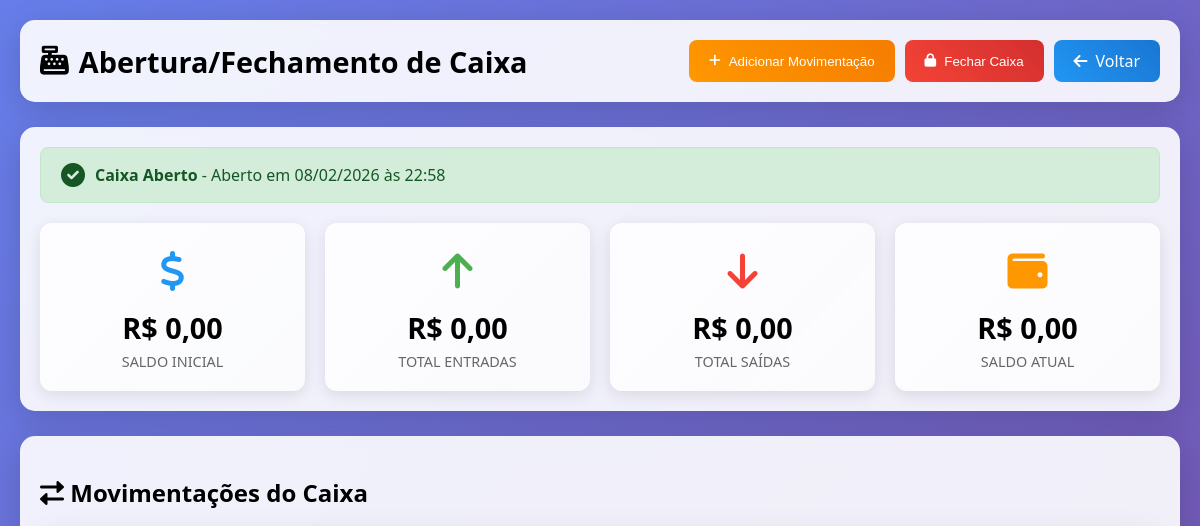
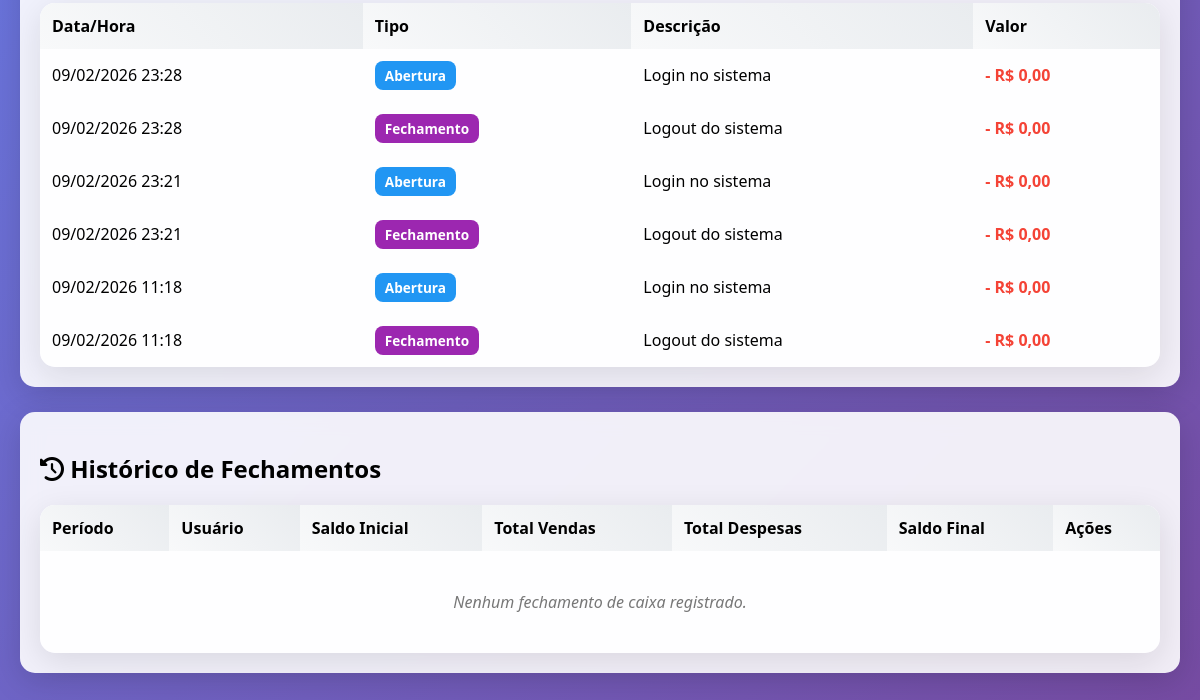
The app's page /modules/cashflow/index.php (signed in), older data (2 pictures, top to bottom).
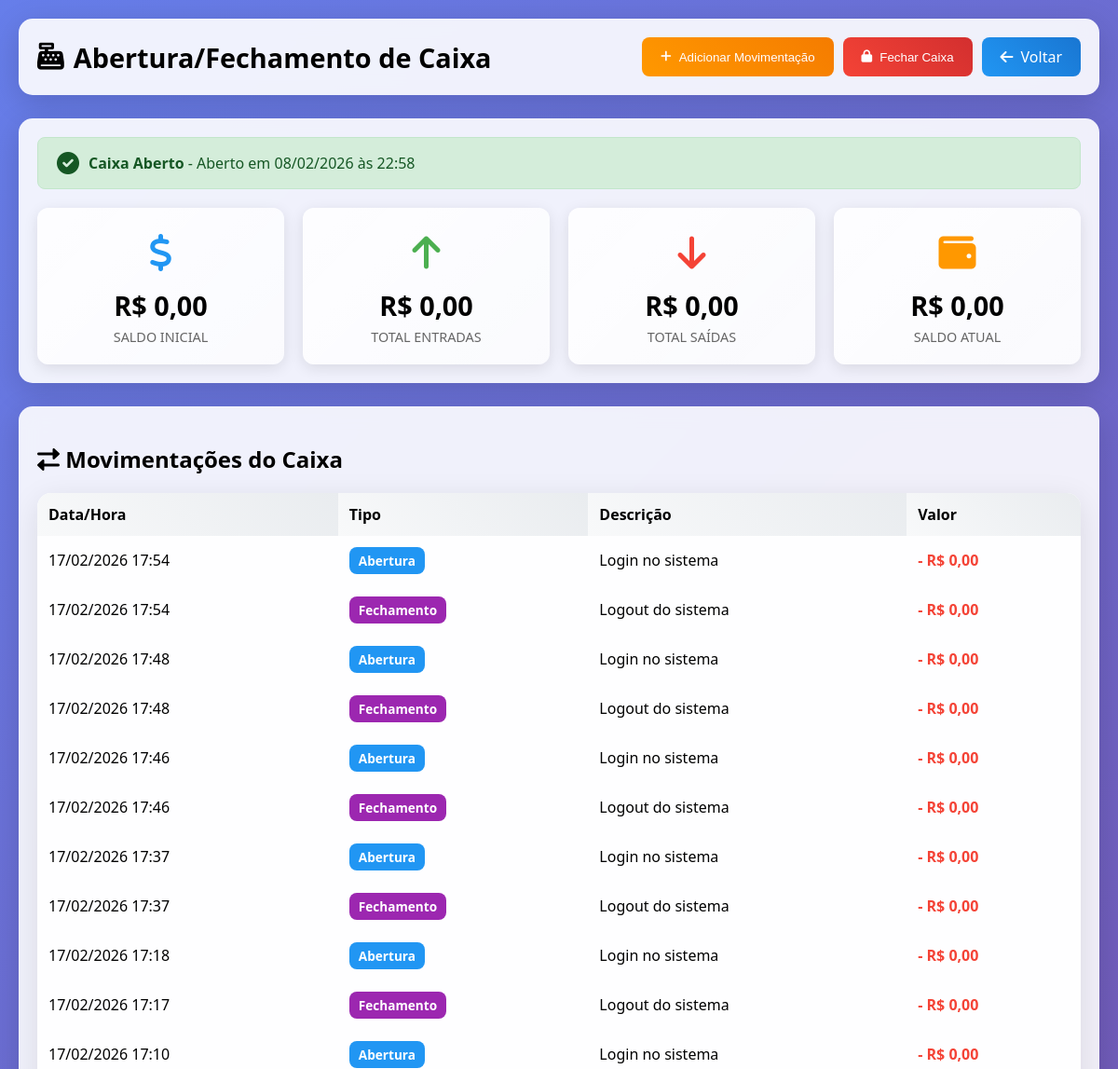
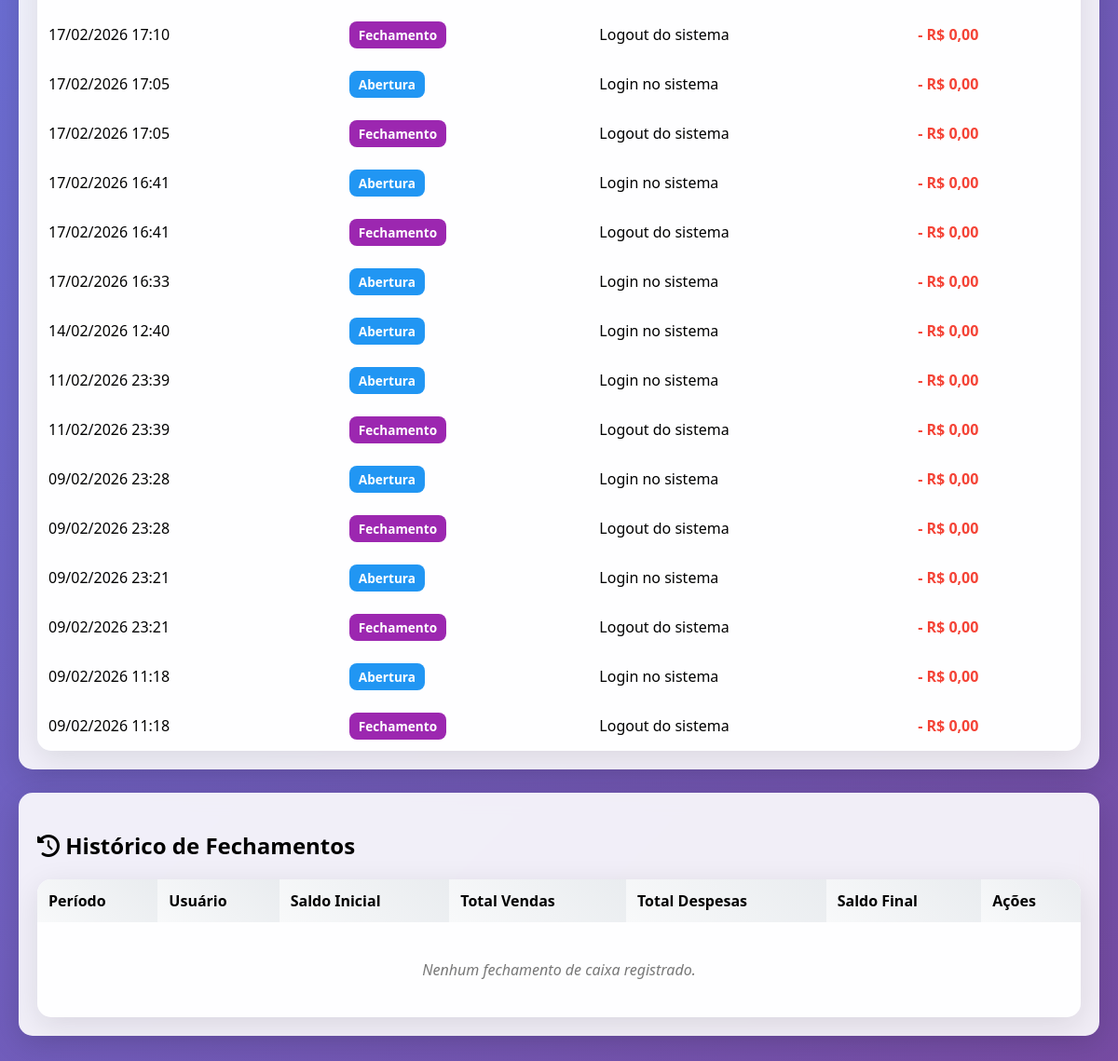
The same page, newer data (2 pictures, top to bottom).
### tables this page shows
CREATE TABLE `cash_flow` (
  `id` int(11) NOT NULL AUTO_INCREMENT,
  `user_id` int(11) NOT NULL,
  `type` enum('opening','sale','service','expense','closing') NOT NULL,
  `description` varchar(200) NOT NULL,
  `amount` decimal(10,2) NOT NULL,
  `reference_id` int(11) DEFAULT NULL,
  `reference_type` varchar(50) DEFAULT NULL,
  `created_at` timestamp NULL DEFAULT current_timestamp(),
  PRIMARY KEY (`id`),
  KEY `user_id` (`user_id`),
  KEY `type` (`type`),
  CONSTRAINT `cash_flow_ibfk_1` FOREIGN KEY (`user_id`) REFERENCES `users` (`id`)
);

### modules/cashflow/index.php (the view, shortened to what the changed rows need)
<?php
require_once('../../config/database.php');
$conn = $database->getConnection();
$stmt = $conn->prepare("
    SELECT * FROM cash_register
    WHERE user_id = ? AND status = 'open'
    ORDER BY opening_date DESC LIMIT 1
");
$stmt->execute([$_SESSION['user_id']]);
$current_register = $stmt->fetch(PDO::FETCH_ASSOC);
$movements = [];
if ($current_register) {
    $stmt = $conn->prepare("
        SELECT cf.*, u.name as user_name
        FROM cash_flow cf
        LEFT JOIN users u ON cf.user_id = u.id
        WHERE cf.created_at >= ?
        ORDER BY cf.created_at DESC
    ");
    $stmt->execute([$current_register['opening_date']]);
    $movements = $stmt->fetchAll(PDO::FETCH_ASSOC);
}
function traduzirTipo($type) {
    $map = [
        'sale' => 'Venda',
        'service' => 'Serviço',
        'entry' => 'Entrada',
        'expense' => 'Despesa',
        'opening' => 'Abertura',
        'closing' => 'Fechamento'
    ];
    return $map[$type] ?? ucfirst($type);
}
?>
<!DOCTYPE html>
<html lang="pt-BR">
<head>
<link href="https://cdnjs.cloudflare.com/ajax/libs/font-awesome/6.0.0/css/all.min.css" rel="stylesheet">
</head>
<body>
<div class="container">
    <div class="header">
        <h1><i class="fas fa-cash-register"></i> Abertura/Fechamento de Caixa</h1>
    </div>
    <?php if ($current_register): ?>
        <div class="movements-box">
            <h2 style="margin-bottom:20px;"><i class="fas fa-exchange-alt"></i> Movimentações do Caixa</h2>
            <table class="table">
                <thead>
                    <tr>
                        <th>Data/Hora</th>
                        <th>Tipo</th>
                        <th>Descrição</th>
                        <th>Valor</th>
                    </tr>
                </thead>
                <tbody>
                    <?php if(empty($movements)): ?>
                        <tr><td colspan="4" class="empty">Nenhuma movimentação registrada.</td></tr>
                    <?php else: foreach($movements as $mov): ?>
                    <tr>
                        <td><?= date('d/m/Y H:i', strtotime($mov['created_at'])) ?></td>
                        <td><span class="badge <?= $mov['type'] ?>"><?= traduzirTipo($mov['type']) ?></span></td>
                        <td><?= htmlspecialchars($mov['description']) ?></td>
                        <td>
                            <?php if (in_array($mov['type'], ['sale', 'entry', 'service'])): ?>
                                <strong style="color:#4CAF50;">+ R$ <?= number_format($mov['amount'], 2, ',', '.') ?></strong>
                            <?php else: ?>
                                <strong style="color:#f44336;">- R$ <?= number_format($mov['amount'], 2, ',', '.') ?></strong>
                            <?php endif; ?>
                        </td>
                    </tr>
                    <?php endforeach; endif; ?>
                </tbody>
            </table>
        </div>
    <?php endif; ?>
    <div class="history-box">
        <h2 style="margin-bottom:20px;"><i class="fas fa-history"></i> Histórico de Fechamentos</h2>
        <table class="table">
            <thead>
                <tr>
                    <th>Período</th>
                    <th>Usuário</th>
                    <th>Saldo Inicial</th>
                    <th>Total Vendas</th>
                    <th>Total Despesas</th>
                    <th>Saldo Final</th>
                    <?php if (($_SESSION['user_role'] ?? '') === 'admin'): ?><th>Ações</th><?php endif; ?>
                </tr>
            </thead>
        </table>
    </div>
</div>
</body>
</html>

Row changes from the older to the newer data that the page shows:
added cash_flow: created_at "17/02/2026 17:54", type "Abertura", description "Login no sistema", amount "0,00"
added cash_flow: created_at "17/02/2026 17:54", type "Fechamento", description "Logout do sistema", amount "0,00"
added cash_flow: created_at "17/02/2026 17:48", type "Abertura", description "Login no sistema", amount "0,00"
added cash_flow: created_at "17/02/2026 17:48", type "Fechamento", description "Logout do sistema", amount "0,00"
added cash_flow: created_at "17/02/2026 17:46", type "Abertura", description "Login no sistema", amount "0,00"
added cash_flow: created_at "17/02/2026 17:46", type "Fechamento", description "Logout do sistema", amount "0,00"
added cash_flow: created_at "17/02/2026 17:37", type "Abertura", description "Login no sistema", amount "0,00"
added cash_flow: created_at "17/02/2026 17:37", type "Fechamento", description "Logout do sistema", amount "0,00"
added cash_flow: created_at "17/02/2026 17:18", type "Abertura", description "Login no sistema", amount "0,00"
added cash_flow: created_at "17/02/2026 17:17", type "Fechamento", description "Logout do sistema", amount "0,00"
added cash_flow: created_at "17/02/2026 17:10", type "Abertura", description "Login no sistema", amount "0,00"
added cash_flow: created_at "17/02/2026 17:10", type "Fechamento", description "Logout do sistema", amount "0,00"
added cash_flow: created_at "17/02/2026 17:05", type "Abertura", description "Login no sistema", amount "0,00"
added cash_flow: created_at "17/02/2026 17:05", type "Fechamento", description "Logout do sistema", amount "0,00"
added cash_flow: created_at "17/02/2026 16:41", type "Abertura", description "Login no sistema", amount "0,00"
added cash_flow: created_at "17/02/2026 16:41", type "Fechamento", description "Logout do sistema", amount "0,00"
added cash_flow: created_at "17/02/2026 16:33", type "Abertura", description "Login no sistema", amount "0,00"
added cash_flow: created_at "14/02/2026 12:40", type "Abertura", description "Login no sistema", amount "0,00"
added cash_flow: created_at "11/02/2026 23:39", type "Abertura", description "Login no sistema", amount "0,00"
added cash_flow: created_at "11/02/2026 23:39", type "Fechamento", description "Logout do sistema", amount "0,00"
